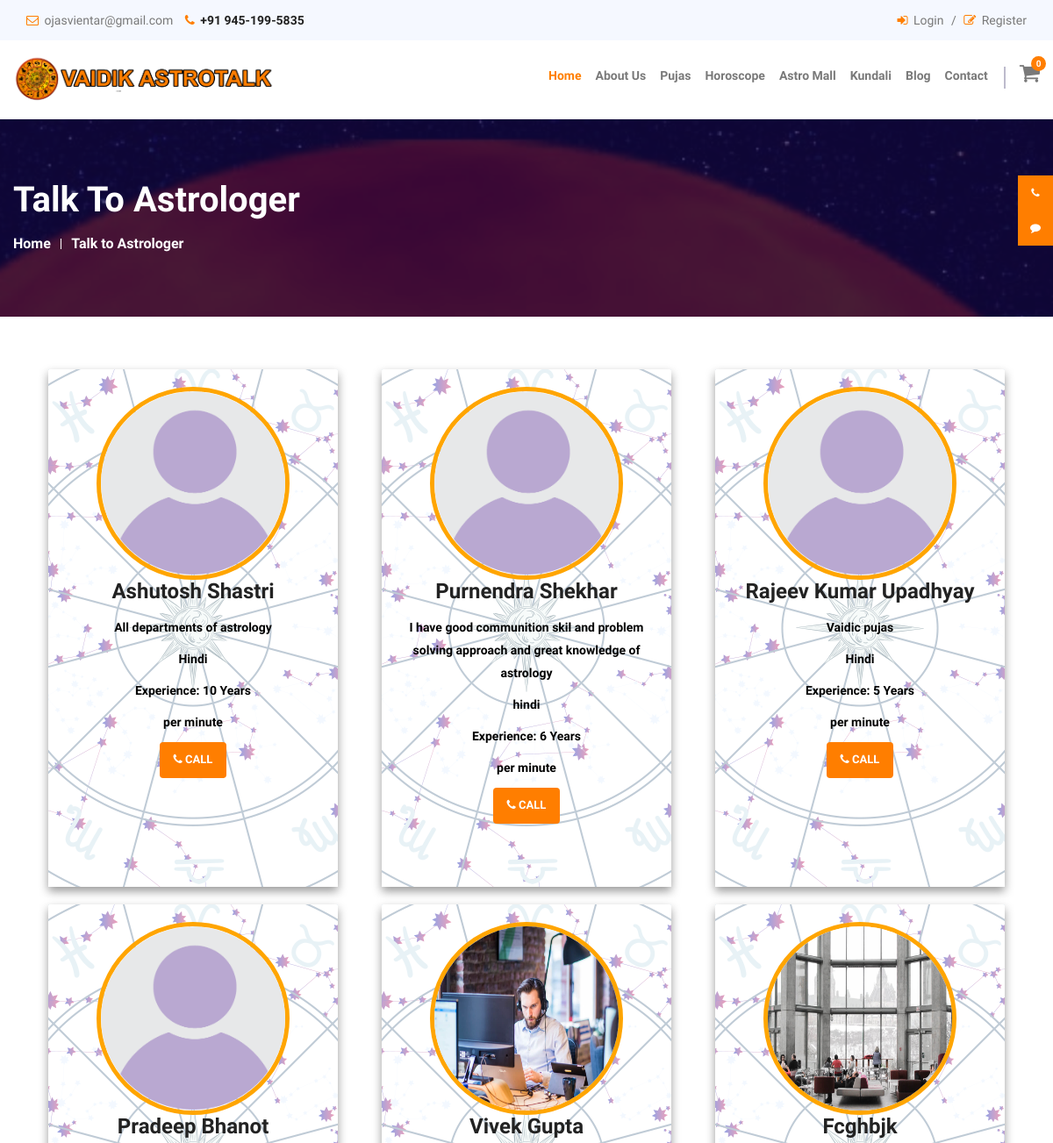
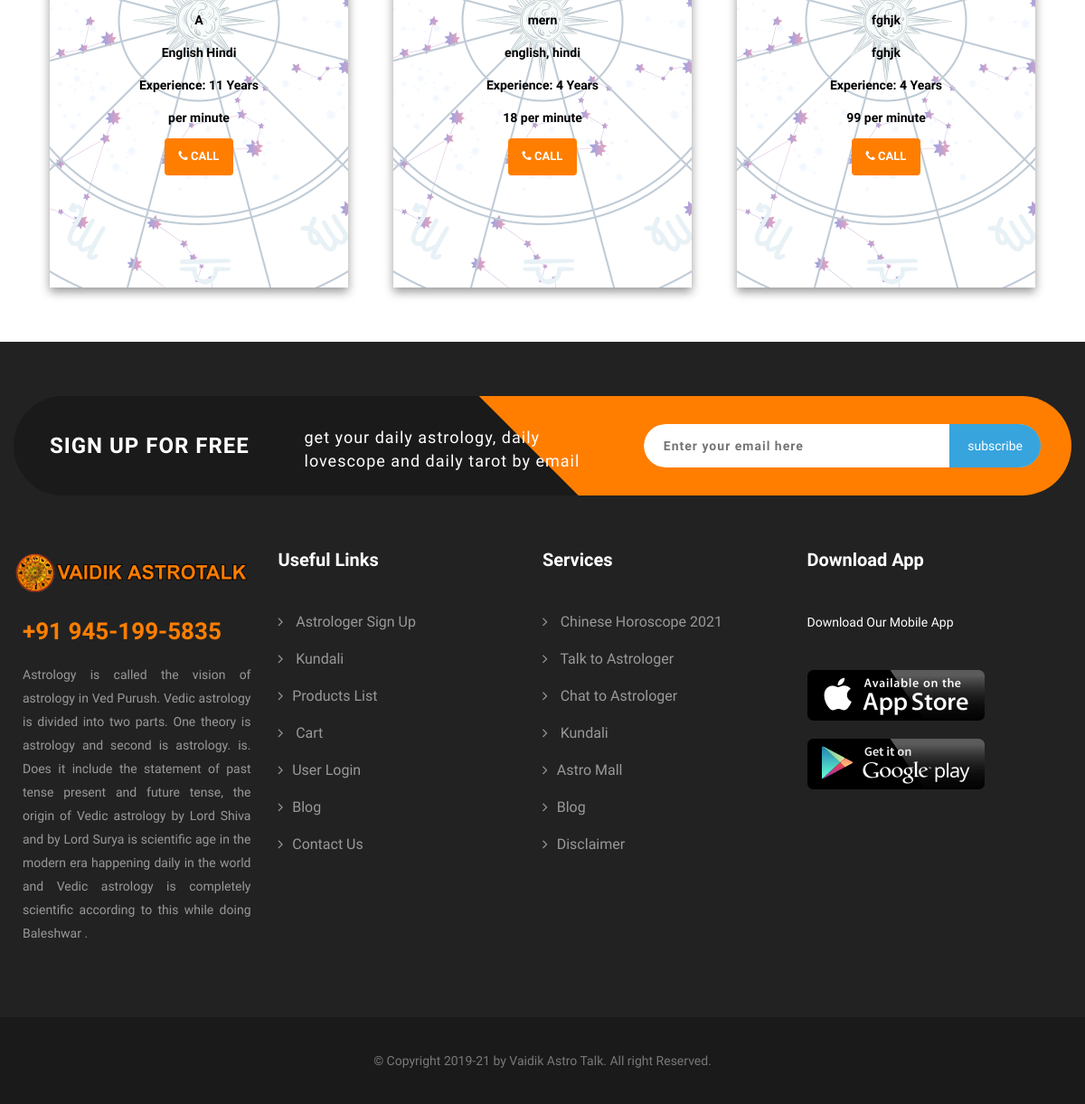
/home/talk_to_astrologer, run on the app's committed database (2 pictures, top to bottom).
### tables this page shows
CREATE TABLE `astrologers` (
  `id` int(11) NOT NULL,
  `name` varchar(255) NOT NULL,
  `email` varchar(55) NOT NULL,
  `age` varchar(55) NOT NULL,
  `phone_no` varchar(55) NOT NULL,
  `alternate_no` varchar(55) NOT NULL,
  `dob` varchar(55) NOT NULL,
  `gender` varchar(55) NOT NULL,
  `experience` varchar(55) NOT NULL,
  `city` varchar(55) NOT NULL,
  `address` varchar(255) NOT NULL,
  `pan_card_no` varchar(55) NOT NULL,
  `ac_no` varchar(55) NOT NULL,
  `ifsc_code` varchar(55) NOT NULL,
  `ac_name` varchar(55) NOT NULL,
  `category` varchar(255) NOT NULL,
  `short_bio` varchar(255) NOT NULL,
  `long_bio` text NOT NULL,
  `skills` varchar(255) NOT NULL,
  `language` varchar(255) NOT NULL,
  `photo` varchar(255) NOT NULL,
  `id_proof` varchar(255) NOT NULL,
  `status` varchar(55) NOT NULL DEFAULT 'pending',
  `password` varchar(55) NOT NULL,
  `date` datetime NOT NULL DEFAULT current_timestamp(),
  `balance` varchar(55) NOT NULL DEFAULT '0',
  `report_charge` varchar(255) NOT NULL,
  `call_charge` varchar(55) NOT NULL
);

### application/controllers/Home.php (called while the page is built, shortened)
<?php
class Home extends CI_Controller {
	public function __construct()
	{
		$this->load->model('Home_model','model');
		$config=[
		 	'upload_path'=>'./upload/',
		 	'allowed_types'=>'gif|jpg|png|jpeg'
		 ];
		 $this->load->library('upload',$config);
	}
	public function talk_to_astrologer()
	{
		$data['astrologer']=$this->model->getAstrologer();
		$this->load->view('home/header');
		$this->load->view('home/talk_to_astrologer',$data);
		$this->load->view('home/footer');
	}
}

### index.php (called while the page is built, shortened)
<?php
require_once BASEPATH.'core/CodeIgniter.php';

### application/models/Home_model.php (called while the page is built, shortened)
<?php
class Home_model extends CI_Model {
	public function getAstrologer($id='')
	{
		return $this->db->get('astrologers')->result();
	}
}

### application/views/home/talk_to_astrologer.php (the view)
<section class="main_breadcrumb">
	<div class="container-fluid">
		<div class="row">
			<div class="breadcrumb-content">
				<h2>Talk to Astrologer</h2>
				<ul>
					<li><a href="<?php echo base_url();?>">Home</a></li>
					<li><a href="">Talk to Astrologer</a></li>
				</ul>
			</div>
		</div>
	</div>
</section>
<div id="content" class="cart_page checkout_page register_page">
<div class="container">
	<div class="row">
		<?php foreach($astrologer as $key):?>
		<div class="col-sm-4">
			<div class="card" style="box-shadow:0px 5px 10px rgba(0, 0, 0, 0.4);padding: 20px;text-align: center;background: url(<?php echo base_url('assets/image/hand_bg.png');?>);background-position:center center;min-height: 590px;margin:10px;color:#000;font-weight:bold;">
				<div class="card-body text-center">
					<center><img src="<?php if(!empty($key->photo)):echo base_url($key->photo);else:echo base_url('assets/image/avatar.png');endif;?>" style="height:220px;width: 220px;border-radius: 50%;border:5px solid orange;" class="img-responsive"></center>
					<h3><?php echo $key->name;?></h3>
					<p><?php echo $key->skills;?></p>
					<p><?php echo $key->language;?></p>
					<p><?php echo "Experience: ".$key->experience;?></p>
					<p><?php echo "<b>".$key->call_charge." per minute</b>";?></p>
					<button type="submit" class="btn "> <span class="fa fa-phone"></span> Call</button>
				</div>
			</div>
		</div>
	<?php endforeach;?>
	</div>
</div>
</div>

### assets/css/responsive.css (style rules this page uses)
@media screen and (min-width: 800px) and (max-width: 1280px) { .row { padding-left: 15px; padding-right: 15px; } }

### data on the page
astrologers: name "Ashutosh Shastri", skills "All departments of astrology", language "Hindi", experience "10 Years"
astrologers: name "Purnendra Shekhar", skills "I have good communition skil and problem solving approach and great knowledge of astrology", language "hindi", experience "6 Years"
astrologers: name "Rajeev Kumar Upadhyay", skills "Vaidic pujas", language "Hindi", experience "5 Years"
astrologers: name "Pradeep Bhanot", skills "A", language "English Hindi", experience "11 Years"
astrologers: photo (picture), name "Vivek Gupta", skills "mern", language "english, hindi", experience "4 Years", call_charge "18"
astrologers: photo (picture), name "Fcghbjk", skills "fghjk", language "fghjk", experience "4 Years", call_charge "99"
